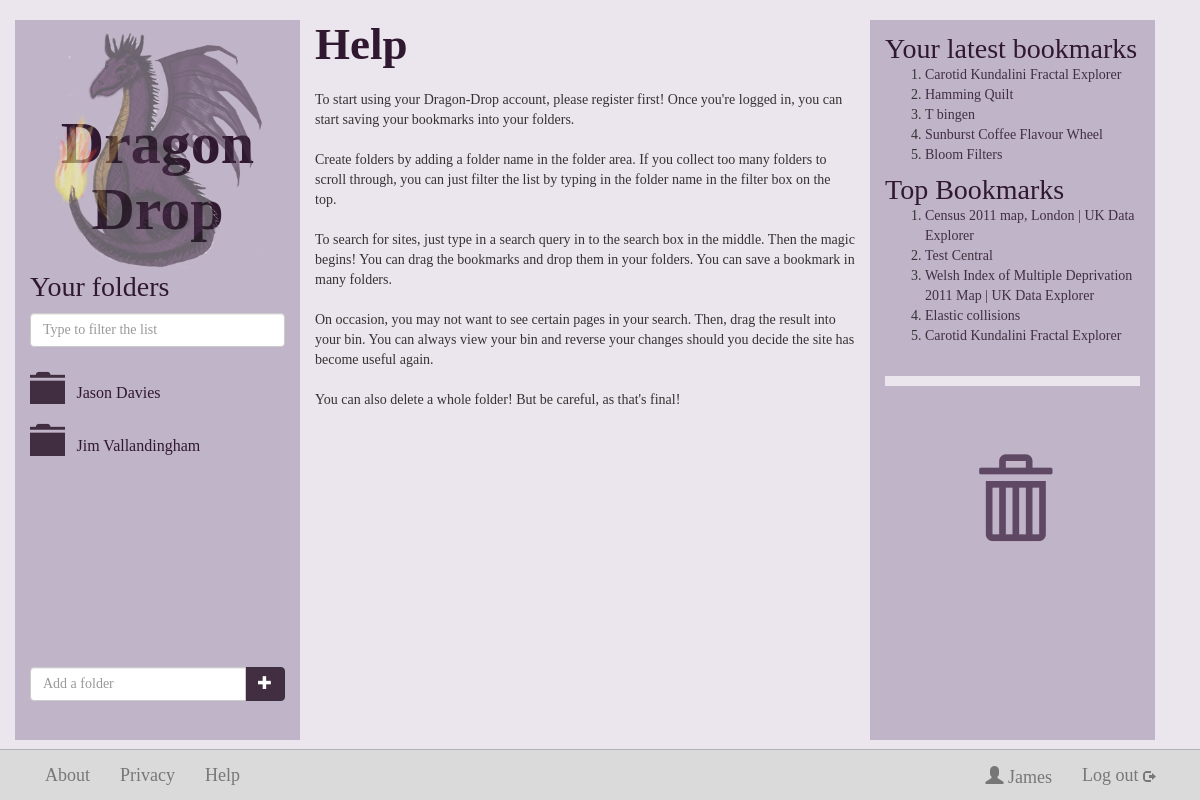
Before: /help (signed in) with the older database file.
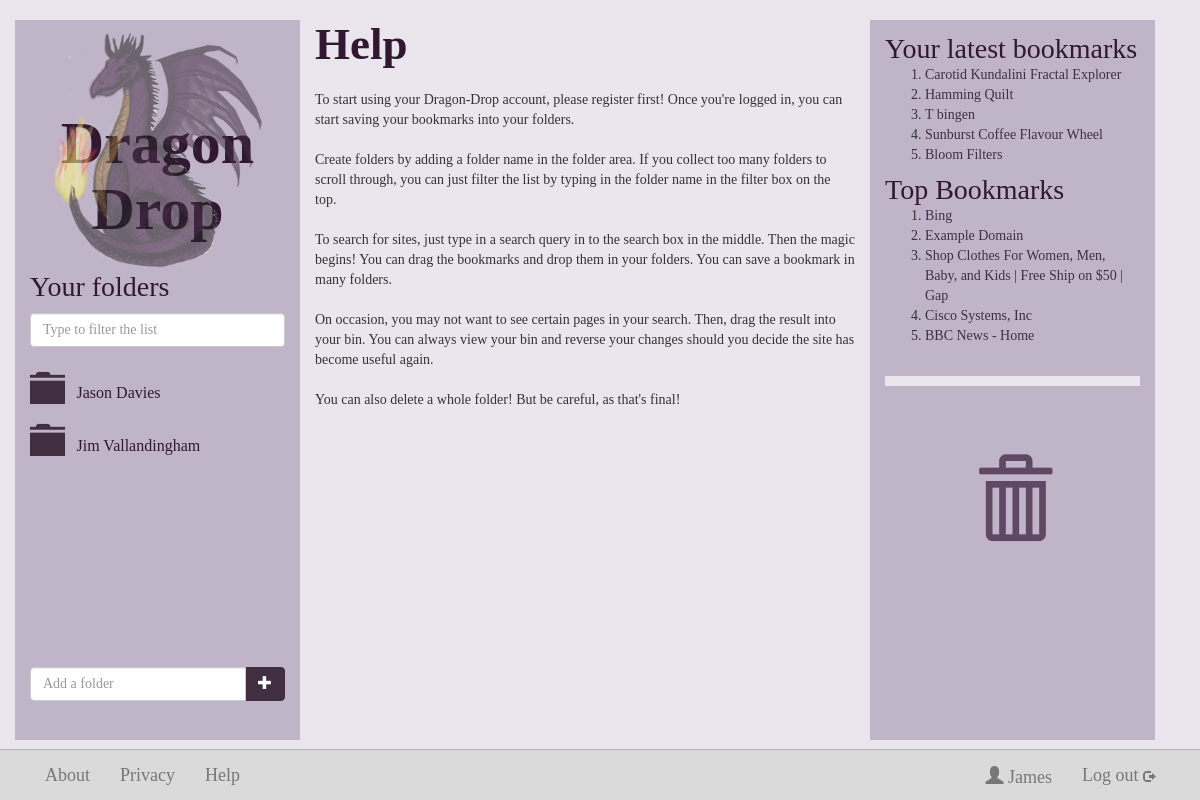
After: the same page with the newer database file.
### dragondrop/models.py (models this page shows, shortened)
class Folder(models.Model):
    foldername = models.CharField(max_length=128, null=False)
    fusername_fk = models.ForeignKey(User)
    def __unicode__(self):
        return self.foldername

class Bookmark(models.Model):
    url = models.URLField(unique=True)
    btitle = models.CharField(max_length=128, null=True, unique=False)
    bdescr = models.CharField(max_length=1024, null=True, unique=False)
    fname = models.ManyToManyField(Folder, through='BookmarkToFolder')
    saved_times = models.IntegerField(default=0)
    def niceName(self):
        if self.btitle=="--- Title not found ---" or not self.btitle:
            return self.url
        return self.btitle

### dragondrop/views.py (the view)
# urls.py: url(r'^help', views.help, name='help'),
def help(request):
    try:
        context = RequestContext(request)
        context_dict = bookmarksFoldersUsers(request)
        return render_to_response('help.html', context_dict, context)
    except UnboundLocalError:
        return HttpResponseRedirect('userpage')

### dragondrop/views.py (called while the page is built)
def getFolderList(current_user, current_folder_name, use_lighter_colour=False):
     try:
          folders = current_user.folder_set.all()
          for folder in folders:
              if folder.foldername == current_folder_name:
                  folder.url = None
                  folder.glyphicon_name = "glyphicon-folder-open"
                  if use_lighter_colour: folder.glyphicon_name += " keep-folder-open"
              else:
                  folder.glyphicon_name = "glyphicon-folder-close"
                  if use_lighter_colour: folder.glyphicon_name += " lighter-colour"
                  folder.url = encode_url(folder.foldername)
          return folders
     except User.DoesNotExist:
          return None

def encode_url(str):
    return str.replace(' ', '_')

def topfive(request):
     topbookmark = Bookmark.objects.order_by('-saved_times')[:5]
     return topbookmark

### templates/help.html (shortened to what this page needs)
{% extends 'base.html' %}
	{% block middle_column %}
	<h3 class="general">Help</h3>
		To start using your Dragon-Drop account, please register first! Once you're logged in, you can start saving your bookmarks into your folders.
		<br />
		<br />
		Create folders by adding a folder name in the folder area. If you collect too many folders to scroll through, you can just filter the list by typing in the folder name in the
		filter box on the top.
		<br />
		<br />
		To search for sites, just type in a search query in to the search box in the middle. Then the magic begins! You can drag the bookmarks and drop them in your folders. You can save a bookmark in many folders.
		<br />
		<br />
		On occasion, you may not want to see certain pages in your search. Then, drag the result into your bin. You can always view your bin and reverse your changes should you decide the site has become useful again.
		<br />
		<br />
		You can also delete a whole folder! But be careful, as that's final!
	{% endblock %}

### templates/base.html (shortened to what the changed rows need)
<!DOCTYPE html>
{% load static %}
<html lang="en">
  <head>
    <link rel="stylesheet" href="{% static "css/bootstrap.css" %}" />
    <link rel="stylesheet" href="{% static "css/general-dragon.css" %}" />
    <link rel="stylesheet" href="{% static "css/jquery-ui-1.10.4.custom.css" %}" />
  </head>
	<body>
		<div class="container">
			<div class="row">
				<div class="col-md-3" id="folder-box">
					{% block left_column %}
					<h1 class="header"><a alt="Dragon Drop">Dragon Drop</a></h1>
                    <div class="row" id="scrollable">
                        <div >
                                <div class="row" id="folder-list">
                                    {% if folders %}
                                        {% for folder in folders %}
                                        <div class="col-md-12 droppable">
                                                {% if folder.url %}
                                                <a href="/{{folder.url}}/">
                                                    <span class="glyphicon {{folder.glyphicon_name|default:"glyphicon-folder-close"}} dd-folder-icon"></span>
                                                    <span class="folder-name">{{ folder }}</span>
                                                </a>
                                                {% else %}
                                                  <span class="glyphicon {{folder.glyphicon_name|default:"glyphicon-folder-close"}} dd-folder-icon"></span>
                                                  <span class="folder-name">{{ folder }}</span>
                                                {% endif %}
                                        </div>
                                        {% endfor %}
                                    {% endif %}
                                </div>
                        </div>
				</div>
					{% endblock %}
				</div>
				<div class="col-md-3 ">
					{% block right_column_bin_bookmarks %}
						<div class="top-bookmarks">
								{% if latestfive %}
									<ol id="latest-five">
										{% for bookmark in latestfive %}
									<li><a href="{{ bookmark.url }}" target="_blank">{{ bookmark.niceName}}</a></li>
										{% endfor %}
									</ol>
								{% endif %}
								{% if bookmarklist %}
									<ol>
										{% for bookmark in bookmarklist %}
									<li><a href="{{ bookmark.url }}" target="_blank">{{ bookmark.niceName}}</a></li>
										{% endfor %}
									</ol>
								{% endif %}
						</div>
					{% endblock %}
				</div>
			</div>
		</div>
  </body>
</html>

Changed rows visible on the page:
no longer on one of the page's lists (row unchanged): Bookmark: niceName "Carotid Kundalini Fractal Explorer"
no longer on this page (row edited): Bookmark: niceName "Census 2011 map, London | UK Data Explorer", shown under "Top Bookmarks"
no longer on this page (row unchanged): Bookmark: niceName "Test Central", shown under "Top Bookmarks"
no longer on this page (row edited): Bookmark: niceName "Welsh Index of Multiple Deprivation 2011 Map | UK Data Explorer", shown under "Top Bookmarks"
no longer on this page (row unchanged): Bookmark: niceName "Elastic collisions", shown under "Top Bookmarks"
added Bookmark: niceName "Bing", shown under "Top Bookmarks"
added Bookmark: niceName "Example Domain", shown under "Top Bookmarks"
added Bookmark: niceName "Shop Clothes For Women, Men, Baby, and Kids | Free Ship on $50 | Gap", shown under "Top Bookmarks"
added Bookmark: niceName "Cisco Systems, Inc", shown under "Top Bookmarks"
added Bookmark: niceName "BBC News - Home", shown under "Top Bookmarks"
